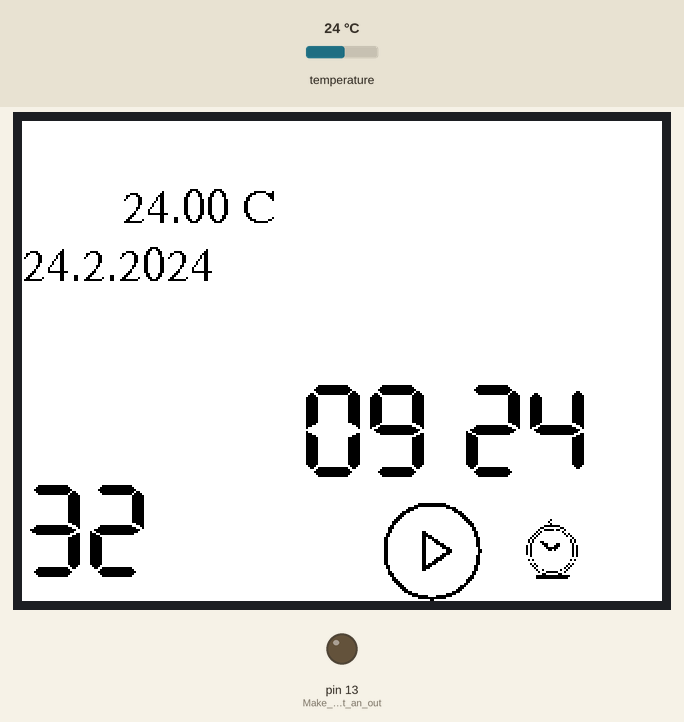
Recording of a sketch running on a simulated Arduino Uno, built with avr-gcc and run on an emulated ATmega328P. Shown: 320×240 colour display, output pins drawn as LEDs (lit = HIGH). Wiring (inferred from the names in the program): DS3231 clock at I2C address 0x68. The inputs (shaded band) are chosen by the test bench; at power-on: temperature 24 °C. The local clock reads 2024-03-15 10:24:30 at power-on unless the sketch sets it; what the sketch prints to the serial monitor is not drawn.

Above: at 0.3 s.
At 5.2 s:
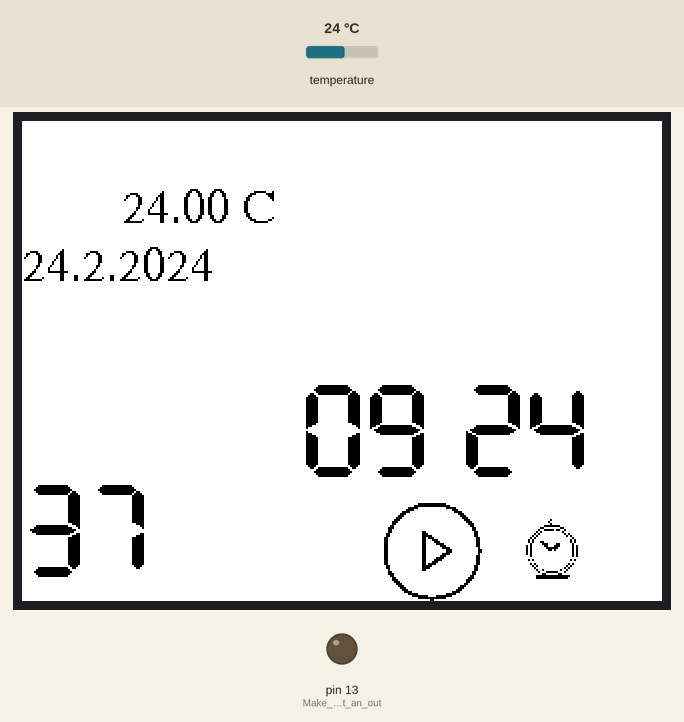
At 9.3 s:
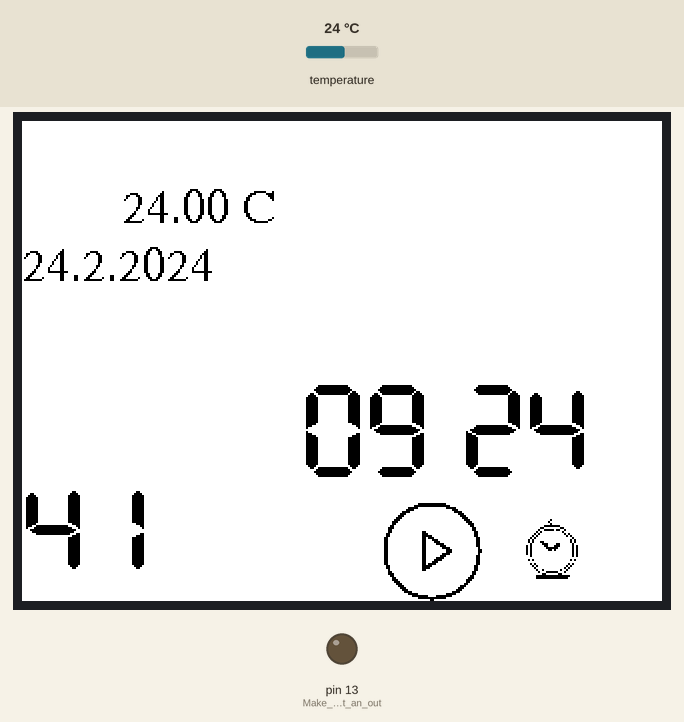
At 18.3 s:
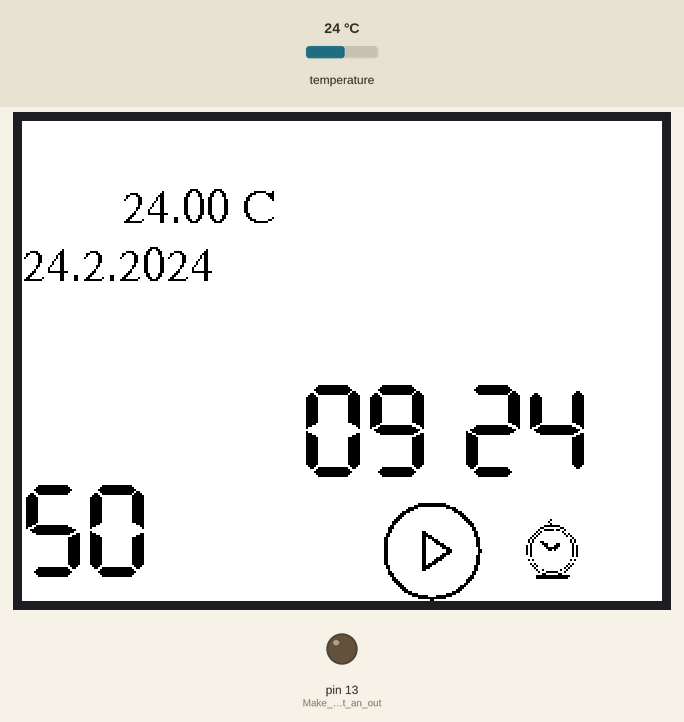
At 27.3 s:
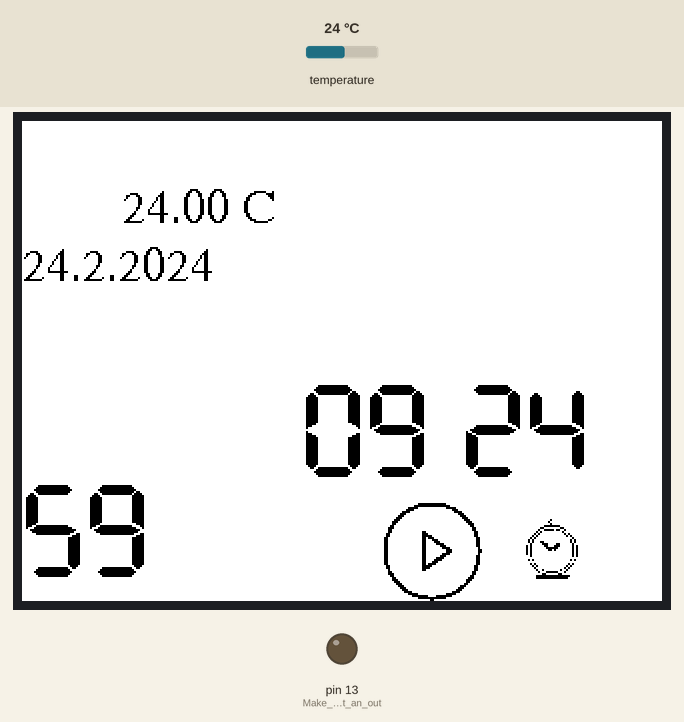
At 36.3 s:
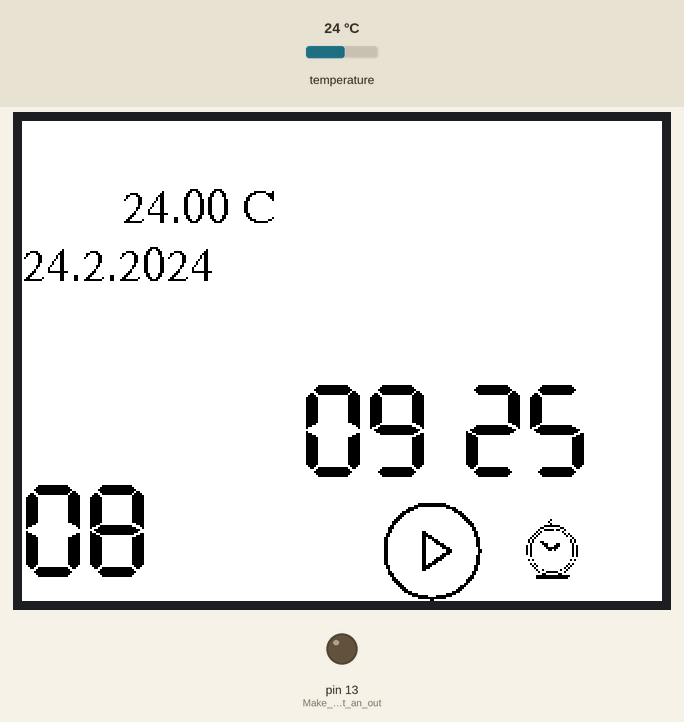

The sketch:

CarlMP3AlarmClockV0.2.ino
```cpp
#include <Adafruit_GFX.h>       // Core graphics library
#include <MCUFRIEND_kbv.h>      // Hardware-specific library
MCUFRIEND_kbv tft;

#include <DS3231M.h>            // Include the DS3231M RTC library
DS3231M_Class DS3231M;          // Create an instance of the DS3231M class


/*
 *  Tutorial für tft
 *  https://learn.adafruit.com/adafruit-gfx-graphics-library/graphics-primitives
 */

#include <Fonts/FreeSans9pt7b.h>
//#include <Fonts/FreeSans12pt7b.h>
#include <Fonts/FreeSerif12pt7b.h>
#include <FreeDefaultFonts.h>

#define BLACK   0x0000
#define RED     0xF800
#define GREEN   0x07E0
#define WHITE   0xFFFF
#define GREY    0x8410

// 'play', 50x50
// created with : http://javl.github.io/image2cpp/
// dont forget to invert image colors
//
const uint8_t PlayButton[] PROGMEM = {
// 'play', 50x50px
0x00, 0x00, 0x00, 0x00, 0x00, 0x00, 0x00, 0x00, 0x00, 0x3f, 0xff, 0x00, 0x00, 0x00, 0x00, 0x00,
0xff, 0xff, 0xc0, 0x00, 0x00, 0x00, 0x07, 0xc0, 0x00, 0xf8, 0x00, 0x00, 0x00, 0x0f, 0x00, 0x00,
0x1c, 0x00, 0x00, 0x00, 0x3c, 0x00, 0x00, 0x0f, 0x00, 0x00, 0x00, 0x70, 0x00, 0x00, 0x03, 0x80,
0x00, 0x00, 0xe0, 0x00, 0x00, 0x01, 0xc0, 0x00, 0x01, 0xc0, 0x00, 0x00, 0x00, 0xe0, 0x00, 0x03,
0x80, 0x00, 0x00, 0x00, 0x70, 0x00, 0x07, 0x00, 0x00, 0x00, 0x00, 0x38, 0x00, 0x06, 0x00, 0x00,
0x00, 0x00, 0x1c, 0x00, 0x0c, 0x00, 0x00, 0x00, 0x00, 0x0c, 0x00, 0x1c, 0x00, 0x00, 0x00, 0x00,
0x06, 0x00, 0x18, 0x00, 0x00, 0x00, 0x00, 0x06, 0x00, 0x18, 0x00, 0x0c, 0x00, 0x00, 0x03, 0x00,
0x30, 0x00, 0x0e, 0x00, 0x00, 0x03, 0x00, 0x30, 0x00, 0x0f, 0x80, 0x00, 0x03, 0x00, 0x60, 0x00,
0x0d, 0xc0, 0x00, 0x01, 0x80, 0x60, 0x00, 0x0c, 0x70, 0x00, 0x01, 0x80, 0x60, 0x00, 0x0c, 0x38,
0x00, 0x01, 0x80, 0x60, 0x00, 0x0c, 0x1e, 0x00, 0x01, 0x80, 0x60, 0x00, 0x0c, 0x07, 0x00, 0x01,
0x80, 0x60, 0x00, 0x0c, 0x03, 0xc0, 0x00, 0x80, 0x60, 0x00, 0x0c, 0x00, 0xe0, 0x00, 0xc0, 0x60,
0x00, 0x0c, 0x00, 0xe0, 0x00, 0xc0, 0x60, 0x00, 0x0c, 0x03, 0xc0, 0x00, 0x80, 0x60, 0x00, 0x0c,
0x07, 0x00, 0x01, 0x80, 0x60, 0x00, 0x0c, 0x1e, 0x00, 0x01, 0x80, 0x60, 0x00, 0x0c, 0x3c, 0x00,
0x01, 0x80, 0x60, 0x00, 0x0c, 0x70, 0x00, 0x01, 0x80, 0x60, 0x00, 0x0d, 0xe0, 0x00, 0x01, 0x80,
0x30, 0x00, 0x0f, 0x80, 0x00, 0x03, 0x00, 0x30, 0x00, 0x0f, 0x00, 0x00, 0x03, 0x00, 0x10, 0x00,
0x0c, 0x00, 0x00, 0x03, 0x00, 0x18, 0x00, 0x00, 0x00, 0x00, 0x06, 0x00, 0x1c, 0x00, 0x00, 0x00,
0x00, 0x06, 0x00, 0x0c, 0x00, 0x00, 0x00, 0x00, 0x0c, 0x00, 0x06, 0x00, 0x00, 0x00, 0x00, 0x1c,
0x00, 0x07, 0x00, 0x00, 0x00, 0x00, 0x38, 0x00, 0x03, 0x80, 0x00, 0x00, 0x00, 0x30, 0x00, 0x01,
0xc0, 0x00, 0x00, 0x00, 0x60, 0x00, 0x00, 0xe0, 0x00, 0x00, 0x01, 0xc0, 0x00, 0x00, 0x70, 0x00,
0x00, 0x03, 0x80, 0x00, 0x00, 0x38, 0x00, 0x00, 0x07, 0x00, 0x00, 0x00, 0x1e, 0x00, 0x00, 0x1e,
0x00, 0x00, 0x00, 0x07, 0xc0, 0x00, 0xf8, 0x00, 0x00, 0x00, 0x01, 0xfe, 0x1f, 0xe0, 0x00, 0x00,
0x00, 0x00, 0x3f, 0xff, 0x00, 0x00, 0x00, 0x00, 0x00, 0x00, 0xc0, 0x00, 0x00, 0x00
};

// 'play', 50x50
// created with : http://javl.github.io/image2cpp/
// dont forget to invert image colors
//
const uint8_t AlarmButton[] PROGMEM = {
// 'alarm', 50x50px
0x00, 0x00, 0x00, 0x00, 0x00, 0x00, 0x00, 0x00, 0x00, 0x00, 0x00, 0x00, 0x00, 0x00, 0x00, 0x00,
0x00, 0x00, 0x00, 0x00, 0x00, 0x00, 0x00, 0x00, 0x00, 0x00, 0x00, 0x00, 0x00, 0x00, 0x00, 0x00,
0x00, 0x00, 0x00, 0x00, 0x00, 0x00, 0x00, 0x00, 0x00, 0x00, 0x00, 0x00, 0x00, 0x00, 0x00, 0x00,
0x00, 0x00, 0x00, 0x00, 0x00, 0x00, 0x00, 0x00, 0x00, 0x00, 0x00, 0x00, 0x00, 0x00, 0x00, 0x00,
0x00, 0x00, 0x80, 0x00, 0x00, 0x00, 0x00, 0x00, 0x01, 0x00, 0x00, 0x00, 0x00, 0x00, 0x00, 0x00,
0x80, 0x00, 0x00, 0x00, 0x00, 0x00, 0x07, 0xf8, 0x00, 0x00, 0x00, 0x00, 0x00, 0x18, 0x06, 0x00,
0x00, 0x00, 0x00, 0x00, 0x27, 0xd9, 0x00, 0x00, 0x00, 0x00, 0x00, 0x50, 0x02, 0x00, 0x00, 0x00,
0x00, 0x00, 0xa0, 0x01, 0x40, 0x00, 0x00, 0x00, 0x01, 0x40, 0x00, 0xa0, 0x00, 0x00, 0x00, 0x02,
0x80, 0x00, 0x10, 0x00, 0x00, 0x00, 0x05, 0x00, 0x00, 0x28, 0x00, 0x00, 0x00, 0x05, 0x18, 0x00,
0x28, 0x00, 0x00, 0x00, 0x02, 0x0e, 0x18, 0x10, 0x00, 0x00, 0x00, 0x0a, 0x06, 0x38, 0x14, 0x00,
0x00, 0x00, 0x0a, 0x03, 0xf0, 0x14, 0x00, 0x00, 0x00, 0x0a, 0x01, 0xa0, 0x14, 0x00, 0x00, 0x00,
0x0a, 0x00, 0x00, 0x14, 0x00, 0x00, 0x00, 0x0a, 0x00, 0x00, 0x14, 0x00, 0x00, 0x00, 0x02, 0x00,
0x00, 0x14, 0x00, 0x00, 0x00, 0x00, 0x00, 0x00, 0x00, 0x00, 0x00, 0x00, 0x05, 0x00, 0x00, 0x28,
0x00, 0x00, 0x00, 0x00, 0x00, 0x00, 0x00, 0x00, 0x00, 0x00, 0x02, 0x80, 0x00, 0x50, 0x00, 0x00,
0x00, 0x01, 0x40, 0x00, 0xa0, 0x00, 0x00, 0x00, 0x00, 0x80, 0x01, 0x40, 0x00, 0x00, 0x00, 0x00,
0x48, 0x04, 0x80, 0x00, 0x00, 0x00, 0x00, 0x23, 0xf1, 0x00, 0x00, 0x00, 0x00, 0x00, 0x0c, 0x0c,
0x00, 0x00, 0x00, 0x00, 0x00, 0x7f, 0xff, 0xc0, 0x00, 0x00, 0x00, 0x00, 0x7f, 0xff, 0x80, 0x00,
0x00, 0x00, 0x00, 0x00, 0x00, 0x00, 0x00, 0x00, 0x00, 0x00, 0x00, 0x00, 0x00, 0x00, 0x00, 0x00,
0x00, 0x00, 0x00, 0x00, 0x00, 0x00, 0x00, 0x00, 0x00, 0x00, 0x00, 0x00, 0x00, 0x00, 0x00, 0x00,
0x00, 0x00, 0x00, 0x00, 0x00, 0x00, 0x00, 0x00, 0x00, 0x00, 0x00, 0x00, 0x00, 0x00, 0x00, 0x00,
0x00, 0x00, 0x00, 0x00, 0x00, 0x00, 0x00, 0x00, 0x00, 0x00, 0x00, 0x00, 0x00, 0x00, 0x00, 0x00,
0x00, 0x00, 0x00, 0x00, 0x00, 0x00, 0x00, 0x00, 0x00, 0x00, 0x00, 0x00, 0x00, 0x00
};


//global RTC variables
//const uint8_t  LED_PIN             =     13; ///< Built-in Arduino green LED pin
//const uint32_t SERIAL_SPEED        = 115200; ///< Set the baud rate for Serial I/O
//const uint8_t  SPRINTF_BUFFER_SIZE =     32; ///< Buffer size for sprintf()

static uint8_t secs=61, min=61, hour=61, t=61;
String H="", M="", S="", T = "", D="";
boolean h_skip, m_skip, d_skip;

void setup(void) {
    Serial.begin(9600);         // Serial Monitor Setup
    //pinMode(13,OUTPUT);    // Make the LED light an output pin

    //-- start init RTC
    while ( !DS3231M.begin() ) {
        Serial.print( F("\nDS3231MM not ok"));
        delay(3000);
    } // of loop until device is located

    //DS3231M.pinSquareWave(); // Make INT/SQW pin toggle at 1Hz
    DS3231M.adjust(); // Set to library compile Date/Time
    Serial.print( F("\nDS3231MM now ok init done\n"));

    uint16_t ID = tft.readID();
    Serial.print("found TFT.ID=0x");
    Serial.println(ID, HEX);

    if (ID == 0xD3D3) ID = 0x9481; //force ID if write-only display
    tft.begin(ID);
    tft.setRotation(3);
    Serial.print( F("\nTFT.begin"));

    //tft.setFont(&FreeSevenSegNumFont);
    tft.setTextColor(BLACK);
    tft.fillScreen(WHITE); // löscht den Screen komplett
    Serial.print( F("\nfillScreen white"));

    tft.setFont(&FreeSans9pt7b);
    showmsgXY( 8, 300, 1, "MP3 Alarm Clock V0.1 (c) Carl Dietzel 2020" );
    Serial.print( F("\nprint (c)2020"));

    tft.drawBitmap( 180,190, PlayButton, 50,50, BLACK);
    tft.drawBitmap( 240,190, AlarmButton, 50,50, BLACK);
    Serial.print( F("\ndrawbUTTONS"));

    // if all the init's are okay we set LED to GREEN - not blinking
    pinMode(13,OUTPUT);    // Make the LED light an output pin

}


void loop(void)  {
 Serial.print( F("\nINSIDE LOOP"));
  DateTime now = DS3231M.now(); // get the current time from device

  // Output if seconds have changed
  if ( secs != now.second() ) {
    // Use sprintf() to pretty print the date/time with leading zeros
    //char output_buffer[SPRINTF_BUFFER_SIZE]; ///< Temporary buffer for sprintf()
    //sprintf(output_buffer,"%04d-%02d-%02d %02d:%02d:%02d", now.year(), now.month(),now.day(), now.hour(), now.minute(), now.second());
    //Serial.println(output_buffer);
    secs = now.second(); // Set the counter variable

    if( min != now.minute() ) {
        min = now.minute();
        m_skip = true;
        showTemperature();
    }
    if( hour != now.hour() ) {
        hour = now.hour();
        h_skip = true;
        showDate( now );
    }
    showTime();
  } // of if the seconds have changed

  delay(675);
}

void showDate( DateTime now ) {
    tft.setFont(&FreeSerif12pt7b);
    deleteMsg( 350,50,1, D );
    //deleteMsg( 350,75,1, "Montag" );

    D = String( String( now.day() ) + "." + String( now.month() ) + "." + now.year());
    showmsgXY( 350,50, 1, D );
    //showmsgXY( 350,75,1, "Montag" );
}

void showTemperature() {
    tft.setFont(&FreeSerif12pt7b);
    deleteMsg( 50,50,1, T );
    T = String(DS3231M.temperature()/100.0);
    showmsgXY( 50,50, 1, T + " °C" );
}
void showTime() {
    //Serial.println( "TFT.setFont: FreeSevenSegNumFont" );
    tft.setFont(&FreeSevenSegNumFont);

    // clean screen from old message
    deleteMsg( 300, 180, 1, S );
    if( m_skip ) deleteMsg( 220, 180, 1, M );
    if( h_skip ) deleteMsg( 140, 180, 1, H );

    buildTimeStrings();
    showmsgXY(300, 180, 1, S );
    if( m_skip) showmsgXY(220, 180, 1, M );
    if( h_skip) showmsgXY(140, 180, 1, H );

}

void showmsgXY(int x, int y, int sz, String msg)
{
    tft.setCursor(x, y);
    tft.setTextSize(sz);
    tft.println(msg);
}

void deleteMsg( int x, int y, int sz, String msg ) {
    int16_t x1, y1;
    uint16_t w, h;
    // this calculates the rectangle used by this String
    tft.getTextBounds(msg, x, y, &x1, &y1, &w, &h);
    tft.fillRect(x1, y1, w, h, WHITE );
}


void buildTimeStrings() {
    // build String for SEC

    if( secs < 10 ) S = "0"; else S = "";
    S += String( secs );

    // build String for MIN
    if( min < 10 ) M = "0"; else M ="";
    M += String(min);

    // build String for hour, display only when changed or 1stTime
    if( hour < 10 ) H = "0"; else H = "";
    H+= String(hour);
}
```

Measured:
- what the display in image 1 shows lasts 1.4 s, from 5.1 s to 6.5 s
